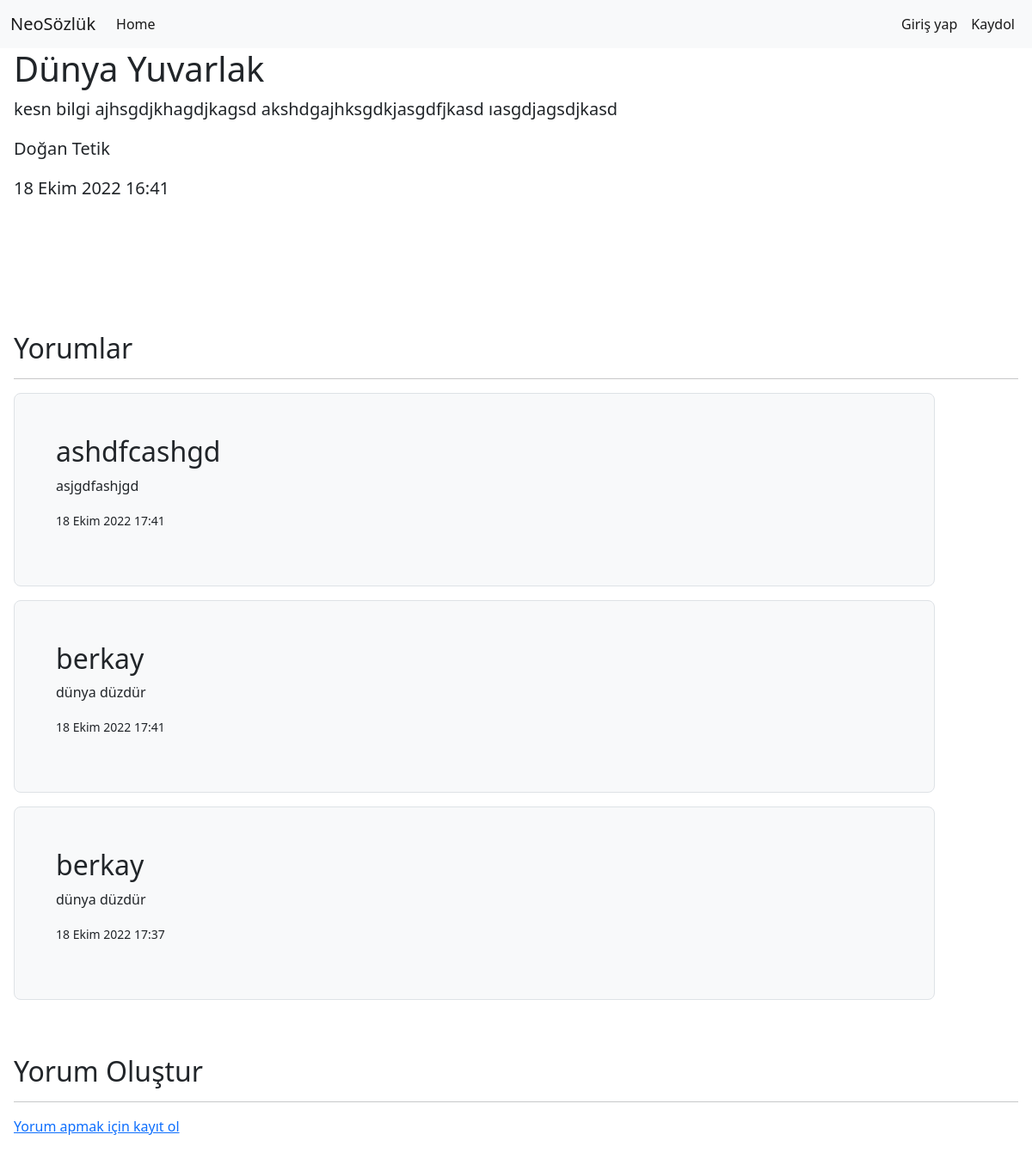
The page /detail/2/ on the database its author committed.
### Appmy/models.py (models this page shows)
class Contentt(models.Model):
    title = models.CharField(("Başlık"), max_length=50)
    text = models.TextField(("Yazı"))
    yazar = models.CharField(("Yazar"), max_length=50)
    new_date = models.DateTimeField(("Yayınlanma Zamanı"), auto_now_add=True)

class Comments(models.Model):
    post = models.ForeignKey("Appmy.Contentt", verbose_name=("Post"), on_delete=models.CASCADE, related_name='comments')
    name = models.CharField(("Ad"), max_length=50)
    text = models.TextField(("Yorum"))
    com_date = models.DateTimeField(("Yorum Saati"), auto_now_add=True)
    class Meta:
        ordering = ['-com_date',]

### Appmy/views.py (the view)
# urls.py: path('detail/<id>/', detail, name='detail'),
def detail(request,id):
    postdetail = get_object_or_404(Contentt, id=id)
    form = CommenttForm(request.POST or None)
    if form.is_valid():
        comment = form.save(commit=False)
        comment.post = postdetail
        comment.save()
    context = {
        'postdetail':postdetail,
        'form':form,
    }
    return render(request, "detail.html", context)

### Appmy/templates/detail.html
{% extends 'base.html' %}
{% load crispy_forms_tags %}
{% block body %}
    <main class="px-3">
        <h1>{{ postdetail.title }}</h1>
        <p class="lead">{{ postdetail.text }}</p>
        <p class="lead">{{ postdetail.yazar }}</p>
        <p class="lead">{{ postdetail.new_date }}</p>
        <p class="lead">
            <a href="#" class="btn btn-lg btn-secondary fw-bold border-white bg-white">asdasd</a>
        </p>
        <br><br><br>
        <h2>Yorumlar</h2>
        <hr>
        {% for i in postdetail.comments.all %}
        <div class="col-11 mb-3">
            <div class="h-100 p-5 bg-light border rounded-3">
                <h2>{{ i.name }}</h2>
                <p>{{ i.text }}</p>
                <p><small>{{ i.com_date }}</small></p>
            </div>
        </div>
        {% endfor %}
        {% if user.is_authenticated %}
            <br><br>
            <h2>Yorum Oluştur</h2>
            <hr>
            <div class="row">
                <div class="col-8">
                    <form action="" method="POST">
                        {% csrf_token %}
                        {{ form|crispy }}
                        <input class="btn btn-primary" type="submit" value="Yorumu paylaş">
                    </form>
                </div>
            </div>
            <br><br><br>
        {% else %}
            <br><br>
            <h2>Yorum Oluştur</h2>
            <hr>
            <div class="row">
                <div class="col-8">
                    <a href="/register/">
                        Yorum apmak için kayıt ol
                    </a>
                </div>
            </div>
            <br><br><br>
        {% endif %}
    </main>
{% endblock body %}

### rows shown on the page
Contentt: title "Dünya Yuvarlak", text "kesn bilgi ajhsgdjkhagdjkagsd akshdgajhksgdkjasgdfjkasd ıasgdjagsdjkasd", yazar "Doğan Tetik", new_date "18 Ekim 2022 16:41"
Comments: name "ashdfcashgd", text "asjgdfashjgd", com_date "18 Ekim 2022 17:41"
Comments: name "berkay", text "dünya düzdür", com_date "18 Ekim 2022 17:41"
Comments: name "berkay", text "dünya düzdür", com_date "18 Ekim 2022 17:37"
